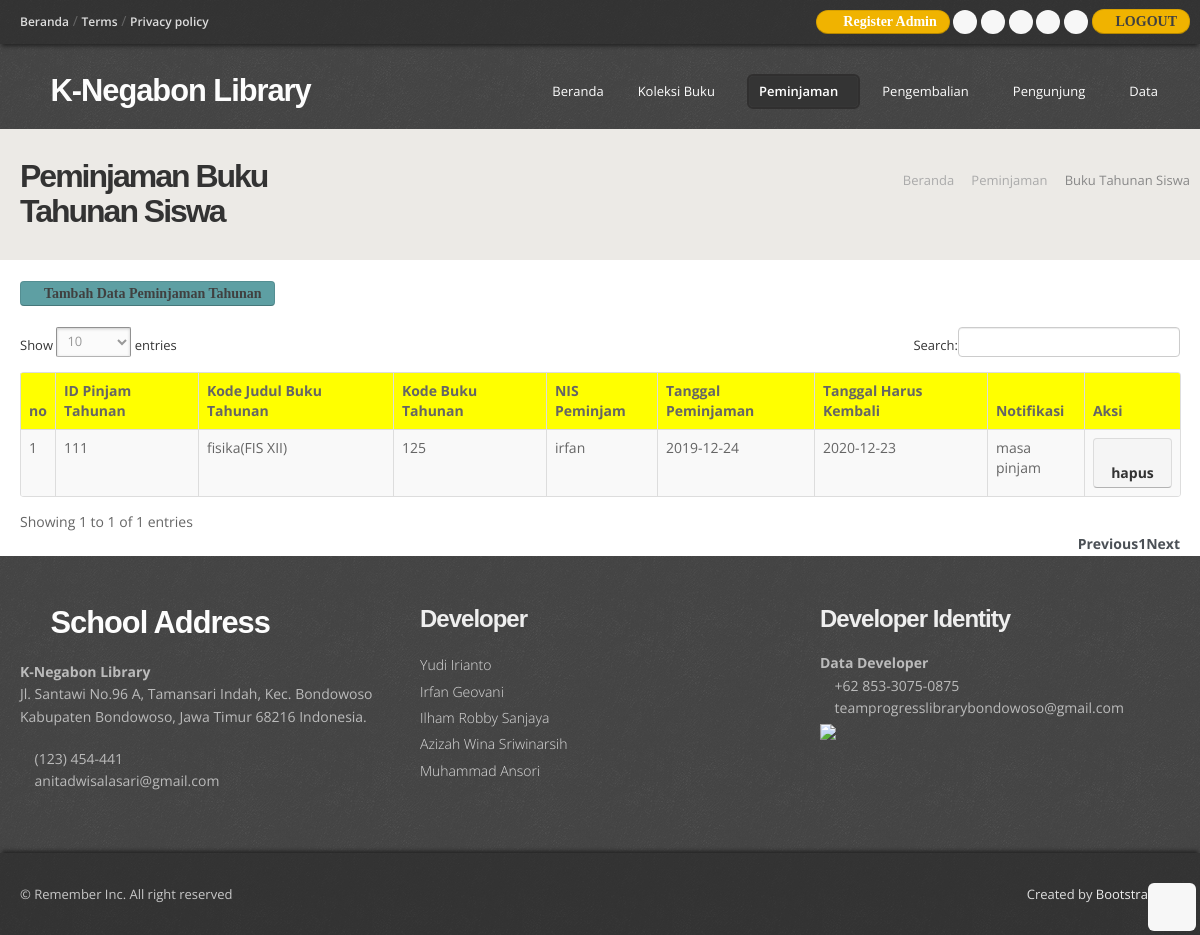
The app's page /admin/peminjaman_tahunan.php (signed in) with its own data.
### tables this page shows
CREATE TABLE `peminjaman_buku_tahunan` (
  `id_pinjam_buku_tahunan` int(5) NOT NULL,
  `id_judul_buku_tahunan` varchar(7) NOT NULL,
  `kode_buku_tahunan` varchar(5) NOT NULL,
  `nis` varchar(15) NOT NULL,
  `tanggal_peminjaman` varchar(20) NOT NULL,
  `tanggal_hrs_kembali` varchar(20) NOT NULL,
  `notifikasi` varchar(15) NOT NULL
);

CREATE TABLE `buku_tahunan_siswa` (
  `id_judul_buku_tahunan` varchar(7) NOT NULL,
  `judul_buku_tahunan` varchar(50) NOT NULL,
  `id_penerbit` int(5) NOT NULL,
  `tahun_terbit` year(4) NOT NULL,
  `untuk_kelas` varchar(5) NOT NULL,
  `gambar_sampul` varchar(15) NOT NULL,
  `stok` int(11) NOT NULL
);

CREATE TABLE `member_perpus` (
  `nis` varchar(15) NOT NULL,
  `nama_siswa` varchar(30) NOT NULL,
  `jurusan` varchar(40) NOT NULL,
  `no_telp` varchar(15) NOT NULL,
  `alamat` varchar(50) NOT NULL,
  `status` varchar(20) NOT NULL
);

### admin/functions.php (called while the page is built, shortened)
<?php
$conn = mysqli_connect("localhost", "root", "", "perpustakaan");
function query($query) {
    global $conn;
    $result = mysqli_query($conn, $query);
    $rows = [];
    while ($row = mysqli_fetch_assoc($result)){
        $rows[] = $row;
    }
    return $rows;
}
?>

### admin/peminjaman_tahunan.php (the view, shortened to what this page needs)
<?php
require 'functions.php';
$peminjaman_tahunan = query ("SELECT a.id_pinjam_buku_tahunan, a.kode_buku_tahunan, a.tanggal_peminjaman, a.tanggal_hrs_kembali, a.notifikasi, b.judul_buku_tahunan as id_judul_buku_tahunan,  c.nama_siswa as nis
FROM peminjaman_buku_tahunan a LEFT JOIN buku_tahunan_siswa b on b.id_judul_buku_tahunan = a.id_judul_buku_tahunan LEFT JOIN member_perpus c on c.nis = a.nis WHERE a.notifikasi='masa pinjam' ORDER BY a.id_pinjam_buku_tahunan DESC");
?>
<!DOCTYPE html>
<html lang="en">
<head>
  <link href="css/bootstrap.css" rel="stylesheet" />
  <link href="css/bootstrap-responsive.css" rel="stylesheet" />
  <link href="css/prettyPhoto.css" rel="stylesheet" />
  <link href="css/style.css" rel="stylesheet">
  <link href="js/dataTables/dataTables.bootstrap.css" rel="stylesheet">
  <link id="t-colors" href="color/default.css" rel="stylesheet" />
</head>
<body>
  <div id="wrapper">
    <header>
    <?php include 'tag_header.php';  ?>
      <div class="container">
        <div class="row nomargin">
          <div class="span4">
            <div class="logo">
              <h1><a href="index.html"><i class="icon-tint"></i> K-Negabon Library</a></h1>
            </div>
          </div>
          <div class="span8">
            <div class="navbar navbar-static-top">
              <div class="navigation">
                <nav>
                  <ul class="nav topnav">
                    <li><a href="index.php">Beranda</a></li>
                    <li class="dropdown">
                      <a href="#">Koleksi Buku<i class="icon-angle-down"></i></a>
                    </li>
                    <li class="dropdown active">
                      <a href="#">Peminjaman<i class="icon-angle-down"></i></a>
                    </li>
                    <li class="dropdown">
                      <a href="#">Pengembalian<i class="icon-angle-down"></i></a>
                    </li>
                    <li class="dropdown">
                      <a href="#">Pengunjung<i class="icon-angle-down"></i></a>
                    </li>
                    <li class="dropdown">
                      <a href="#">Data<i class="icon-angle-down"></i></a>
                    </li>
                  </ul>
                </nav>
              </div>
            </div>
          </div>
        </div>
      </div>
    </header>
    <section id="inner-headline">
      <div class="container">
        <div class="row">
          <div class="span4">
            <div class="inner-heading">
              <h2>Peminjaman Buku Tahunan Siswa</h2>
            </div>
          </div>
          <div class="span8">
            <ul class="breadcrumb">
              <li><a href="index.html">Beranda</a> <i class="icon-angle-right"></i></li>
              <li><a href="#">Peminjaman</a> <i class="icon-angle-right"></i></li>
              <li class="active">Buku Tahunan Siswa</li>
            </ul>
          </div>
        </div>
      </div>
    </section>
    <br>
    <div class="container-fluid">
      <a href="tambah_pinjam_tahunan.php" class="btn btn-info icon-plus">Tambah Data Peminjaman Tahunan</a>
      <br><br>
      <div class="content">
        <div class="box">
          <div class="offside-3 col-lg-7">
            <form action="" method="post">
              <div class="table-responsive">
                <table class="table table-striped table-bordered table-hover" id="tabel">
                  <thead>
                    <tr bgcolor="yellow" align="center">
                      <th>no</th>
                      <th>ID Pinjam Tahunan</th>
                      <th>Kode Judul Buku Tahunan</th>
                      <th>Kode Buku Tahunan</th>
                      <th>NIS Peminjam</th>
                      <th>Tanggal Peminjaman</th>
                      <th>Tanggal Harus Kembali</th>
                      <th>Notifikasi</th>
                      <th>Aksi</th>
                    </tr>
                  </thead>
                  <tbody>
                    <?php
                    $i = 1;
                    foreach( $peminjaman_tahunan as $row) :
                    ?>
                    <tr>
                      <td><?=$i; ?></td>
                      <td><?php echo $row["id_pinjam_buku_tahunan"]; ?></td>
                      <td><?php echo $row["id_judul_buku_tahunan"];?></td>
                      <td><?php echo $row["kode_buku_tahunan"];?></td>
                      <td><?php echo $row["nis"];?></td>
                      <td><?php echo $row["tanggal_peminjaman"];?></td>
                      <td><?php echo $row["tanggal_hrs_kembali"];?></td>
                      <td><?php echo $row["notifikasi"];?></td>
                      <td>
                      <a href="hapus_peminjaman_tahunan.php?id=<?= $row["id_pinjam_buku_tahunan"]; ?>
                      "onclick="return confirm('Yakin Ingin Menghapus Data Ini?');" class="btn btn-default" ><i class="icon-trash" title="hapus data"></i>hapus</a>
                      </td>
                    </tr>
                  <?php $i++;
                  endforeach;
                  ?>
                </tbody>
              </table>
            </div>
          </form>
        </div>
      </div>
    </div>
  </div>
    <footer>
    <?php include 'footer_admin.php';  ?>
    </footer>
  </div>
  <a href="#" class="scrollup"><i class="icon-angle-up icon-rounded icon-bglight icon-2x"></i></a>
</body>
</html>

### admin/css/style.css (style rules this page uses)
body { font-family:'Open Sans', Arial, sans-serif; font-size:14px; font-weight:400; line-height:1.6em; color:#656565; }
a { color:#4b5056; }
.bold { font-weight:900; }
.container { padding:0 20px 0 20px; position:relative; }
.row { margin-bottom:30px; }
.row.nomargin { margin-bottom:0; }
header { background: url(../img/header-pattern-150.png) repeat; margin:0; padding:0 0 20px; position:relative; z-index:2000; }
header .logo { float:left; }
header .logo h1 { color:#fdfdfd; letter-spacing:-1px; font-size:2.2em; font-weight:900; margin:0; }
header .logo h1 a { color:#fdfdfd; }
header .navigation { float:right; }
header ul.nav li { border:none; margin:0; }
header ul.nav li a { border:none; font-weight:400; }
.navbar .nav > li > a { font-size:13px; color: #fdfdfd; text-shadow: none; }
header ul.nav li a i { color:#fff; }
.navbar .nav > .active > a,.navbar .nav > .active > a:hover { font-weight:600; }
ul.nav li.dropdown a { z-index:1000; display:block; }
.box { width:100%; }
.box a { text-decoration:none; font-weight:700; }
.box a i { color:#4b5056; }
#inner-headline { background:#eceae6; position:relative; margin:0; padding:0; }
#inner-headline .inner-heading h2 { color:#333; margin:30px 0 0 0; font-size:32px; letter-spacing:-2px; }
#inner-headline ul.breadcrumb { margin:30px 0 0; float:right; background:none; }
#inner-headline ul.breadcrumb li { margin-bottom:0; padding-bottom:0; }
#inner-headline ul.breadcrumb li { font-size:13px; color:#888; text-shadow:none; }
#inner-headline ul.breadcrumb li i { color:#ababab; }
#inner-headline ul.breadcrumb li a { color:#aaa; text-decoration:none; }
footer { padding:50px 0 0 0; color:#bbb; background: url(../img/header-pattern-150.png) repeat; }
.scrollup { position:fixed; width:32px; height:32px; bottom:20px; right:20px; }
a.scrollup { outline:0; text-decoration:none; }
a i.icon-bglight, a i.icon-bgdark { display: inline-block; }
[class^="icon-"], [class*=" icon-"] { color:#404040; }

### admin/color/default.css (style rules this page uses)
.logo h1 [class^="icon-"] { color:#8fc04e; }

### admin/css/shortcodes.css (style rules this page uses)
i.icon-bglight { color: #444; background: #f7f7f7; }
.icon-rounded { display: inline-block; border-radius: 6px !important; -moz-border-radius: 6px !important; -webkit-border-radius: 6px !important; -o-border-radius: 6px !important; -ms-border-radius: 6px !important; text-align: center; width: 24px !important; height: 24px !important; line-height: 24px !important; }
.icon-rounded.icon-2x { width: 48px !important; height: 48px !important; line-height: 48px !important; }

### records on screen
peminjaman_buku_tahunan: id_pinjam_buku_tahunan "111", id_judul_buku_tahunan.judul_buku_tahunan "fisika(FIS XII)", kode_buku_tahunan "125", nis.nama_siswa "irfan", tanggal_peminjaman "2019-12-24", tanggal_hrs_kembali "2020-12-23", notifikasi "masa pinjam"
